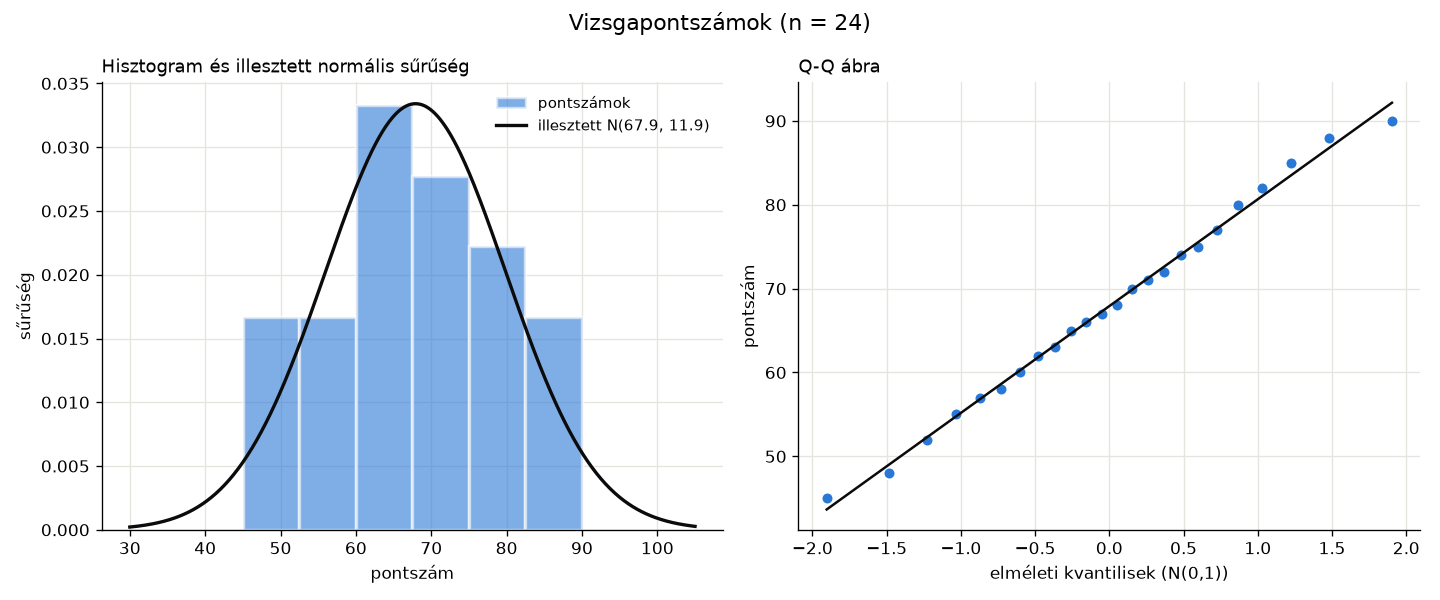

Recreate this plot in Python.
# -*- coding: utf-8 -*-
"""Önálló feladat: vizsgapontszámok normalitásának vizsgálata.

1. Átlag és szórás
2. Hisztogram density=True paraméterrel
3. Normális eloszlás illesztése (norm.fit)
4. Az illesztett sűrűségfüggvény a hisztogramon
5. Q-Q ábra
6. Vizuális döntés a normalitásról
"""

import os

import numpy as np
import matplotlib.pyplot as plt
from scipy import stats
from scipy.stats import norm

scores = np.array([45, 48, 52, 55, 57, 58, 60, 62, 63, 65, 66, 67, 68, 70, 71, 72,
                   74, 75, 77, 80, 82, 85, 88, 90])

SZIN = "#2a78d6"
GORBE_SZIN = "#0b0b0b"


def ax_formaz(ax, cim, xlabel, ylabel):
    """Közös formázás: cím, tengelyfeliratok, halvány rács."""
    ax.set_title(cim, loc="left", fontsize=11)
    ax.set_xlabel(xlabel)
    ax.set_ylabel(ylabel)
    ax.grid(color="#e5e4df", linewidth=0.8)
    ax.set_axisbelow(True)
    for oldal in ("top", "right"):
        ax.spines[oldal].set_visible(False)


def main():
    # 1. Átlag és szórás
    print("1. Átlag:  {:.2f}".format(scores.mean()))
    print("   Szórás: {:.2f}".format(scores.std()))

    # 3. Normális eloszlás illesztése
    mu, sigma = norm.fit(scores)
    print("3. Illesztett normális eloszlás: mu = {:.2f}, sigma = {:.2f}".format(mu, sigma))

    fig, (ax_hist, ax_qq) = plt.subplots(1, 2, figsize=(12, 5))

    # 2. Hisztogram és 4. az illesztett sűrűségfüggvény
    ax_hist.hist(scores, bins=6, density=True, color=SZIN, alpha=0.6,
                 edgecolor="white", linewidth=2, label="pontszámok")
    x_axis = np.linspace(30, 105, 500)
    ax_hist.plot(x_axis, norm.pdf(x_axis, mu, sigma), color=GORBE_SZIN, linewidth=2,
                 label="illesztett N({:.1f}, {:.1f})".format(mu, sigma))
    ax_formaz(ax_hist, "Hisztogram és illesztett normális sűrűség", "pontszám", "sűrűség")
    ax_hist.legend(frameon=False, fontsize=9)

    # 5. Q-Q ábra
    stats.probplot(scores, dist="norm", plot=ax_qq)
    pontok, egyenes = ax_qq.get_lines()
    pontok.set(color=SZIN, markersize=7, markeredgecolor="white", markeredgewidth=1)
    egyenes.set(color=GORBE_SZIN, linewidth=1.5)
    ax_qq.set_title("")  # a probplot saját "Probability Plot" címének törlése
    ax_formaz(ax_qq, "Q-Q ábra", "elméleti kvantilisek (N(0,1))", "pontszám")

    # 6. Vizuális döntés
    print()
    print("6. Vizuális értékelés:")
    print("   - A hisztogram nagyjából szimmetrikus, egy csúcsú, a közepén")
    print("     a legmagasabb, és jól követi az illesztett harang görbét.")
    print("   - A Q-Q ábrán a pontok végig az egyenes közelében vannak,")
    print("     nincs szisztematikus S vagy ív alakú eltérés.")
    print("   - A két szélén kicsit laposabb, mint a normális (a legkisebb")
    print("     és legnagyobb pontszámok nem nyúlnak ki annyira), de ez")
    print("     24 elemnél belefér a véletlen ingadozásba.")
    print("   => Az eloszlás jó közelítéssel normálisnak tekinthető.")

    fig.suptitle("Vizsgapontszámok (n = {})".format(len(scores)), fontsize=13)
    fig.tight_layout()
    fig.savefig(os.path.join(os.path.dirname(os.path.abspath(__file__)),
                             "onallo_feladat.png"), dpi=120)
    plt.show()


if __name__ == "__main__":
    main()
